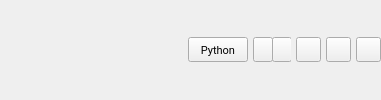
                 <widget class="QWidget" name="page_5">
                  <layout class="QGridLayout" name="gridLayout_5">
                   <property name="leftMargin">
                    <number>0</number>
                   </property>
                   <property name="topMargin">
                    <number>0</number>
                   </property>
                   <property name="rightMargin">
                    <number>0</number>
                   </property>
                   <property name="bottomMargin">
                    <number>0</number>
                   </property>
                   <property name="horizontalSpacing">
                    <number>5</number>
                   </property>
                   <property name="verticalSpacing">
                    <number>0</number>
                   </property>
                   <item row="0" column="0">
                    <spacer name="horizontalSpacer_6">
                     <property name="orientation">
                      <enum>Qt::Horizontal</enum>
                     </property>
                     <property name="sizeHint" stdset="0">
                      <size>
                       <width>188</width>
                       <height>20</height>
                      </size>
                     </property>
                    </spacer>
                   </item>
                   <item row="0" column="1">
                    <widget class="QPushButton" name="processId_btn">
                     <property name="minimumSize">
                      <size>
                       <width>60</width>
                       <height>25</height>
                      </size>
                     </property>
                     <property name="maximumSize">
                      <size>
                       <width>60</width>
                       <height>25</height>
                      </size>
                     </property>
                     <property name="font">
                      <font>
                       <family>Roboto</family>
                       <pointsize>8</pointsize>
                       <underline>false</underline>
                       <strikeout>false</strikeout>
                       <kerning>false</kerning>
                      </font>
                     </property>
                     <property name="cursor">
                      <cursorShape>PointingHandCursor</cursorShape>
                     </property>
                     <property name="text">
                      <string>Python</string>
                     </property>
                     <property name="icon">
                      <iconset resource="icons.qrc">
                       <normaloff>:/icons/icons/server-process.svg</normaloff>:/icons/icons/server-process.svg</iconset>
                     </property>
                     <property name="iconSize">
                      <size>
                       <width>16</width>
                       <height>16</height>
                      </size>
                     </property>
                    </widget>
                   </item>
                   <item row="0" column="2">
                    <widget class="QWidget" name="widget_7" native="true">
                     <property name="minimumSize">
                      <size>
                       <width>38</width>
                       <height>25</height>
                      </size>
                     </property>
                     <property name="maximumSize">
                      <size>
                       <width>38</width>
                       <height>25</height>
                      </size>
                     </property>
                     <layout class="QHBoxLayout" name="horizontalLayout_4">
                      <property name="spacing">
                       <number>0</number>
                      </property>
                      <property name="leftMargin">
                       <number>0</number>
                      </property>
                      <property name="topMargin">
                       <number>0</number>
                      </property>
                      <property name="rightMargin">
                       <number>0</number>
                      </property>
                      <property name="bottomMargin">
                       <number>0</number>
                      </property>
                      <item>
                       <widget class="QPushButton" name="addTerminal_btn">
                        <property name="minimumSize">
                         <size>
                          <width>20</width>
                          <height>25</height>
                         </size>
                        </property>
                        <property name="maximumSize">
                         <size>
                          <width>20</width>
                          <height>25</height>
                         </size>
                        </property>
                        <property name="cursor">
                         <cursorShape>PointingHandCursor</cursorShape>
                        </property>
                        <property name="text">
                         <string/>
                        </property>
                        <property name="icon">
                         <iconset resource="icons.qrc">
                          <normaloff>:/icons/icons/add.svg</normaloff>:/icons/icons/add.svg</iconset>
                        </property>
                        <property name="iconSize">
                         <size>
                          <width>16</width>
                          <height>16</height>
                         </size>
                        </property>
                       </widget>
                      </item>
                      <item>
                       <widget class="QPushButton" name="launchProfile_btn">
                        <property name="minimumSize">
                         <size>
                          <width>20</width>
                          <height>25</height>
                         </size>
                        </property>
                        <property name="maximumSize">
                         <size>
                          <width>20</width>
                          <height>25</height>
                         </size>
                        </property>
                        <property name="cursor">
                         <cursorShape>PointingHandCursor</cursorShape>
                        </property>
                        <property name="text">
                         <string/>
                        </property>
                        <property name="icon">
                         <iconset resource="icons.qrc">
                          <normaloff>:/icons/icons/chevron-down.svg</normaloff>:/icons/icons/chevron-down.svg</iconset>
                        </property>
                        <property name="iconSize">
                         <size>
                          <width>12</width>
                          <height>12</height>
                         </size>
                        </property>
                       </widget>
                      </item>
                     </layout>
                    </widget>
                   </item>
                   <item row="0" column="3">
                    <widget class="QPushButton" name="splitTerminal">
                     <property name="minimumSize">
                      <size>
                       <width>25</width>
                       <height>25</height>
                      </size>
                     </property>
                     <property name="maximumSize">
                      <size>
                       <width>25</width>
                       <height>25</height>
                      </size>
                     </property>
                     <property name="cursor">
                      <cursorShape>PointingHandCursor</cursorShape>
                     </property>
                     <property name="text">
                      <string/>
                     </property>
                     <property name="icon">
                      <iconset resource="icons.qrc">
                       <normaloff>:/icons/icons/split-horizontal.svg</normaloff>:/icons/icons/split-horizontal.svg</iconset>
                     </property>
                     <property name="iconSize">
                      <size>
                       <width>16</width>
                       <height>16</height>
                      </size>
                     </property>
                    </widget>
                   </item>
                   <item row="0" column="4">
                    <widget class="QPushButton" name="killTerminal_btn">
                     <property name="minimumSize">
                      <size>
                       <width>25</width>
                       <height>25</height>
                      </size>
                     </property>
                     <property name="maximumSize">
                      <size>
                       <width>25</width>
                       <height>25</height>
                      </size>
                     </property>
                     <property name="cursor">
                      <cursorShape>PointingHandCursor</cursorShape>
                     </property>
                     <property name="text">
                      <string/>
                     </property>
                     <property name="icon">
                      <iconset resource="icons.qrc">
                       <normaloff>:/icons/icons/trash.svg</normaloff>:/icons/icons/trash.svg</iconset>
                     </property>
                     <property name="iconSize">
                      <size>
                       <width>16</width>
                       <height>16</height>
                      </size>
                     </property>
                    </widget>
                   </item>
                   <item row="0" column="5">
                    <widget class="QPushButton" name="moreActions_btn">
                     <property name="minimumSize">
                      <size>
                       <width>25</width>
                       <height>25</height>
                      </size>
                     </property>
                     <property name="maximumSize">
                      <size>
                       <width>25</width>
                       <height>25</height>
                      </size>
                     </property>
                     <property name="cursor">
                      <cursorShape>PointingHandCursor</cursorShape>
                     </property>
                     <property name="text">
                      <string/>
                     </property>
                     <property name="icon">
                      <iconset resource="icons.qrc">
                       <normaloff>:/icons/icons/more.svg</normaloff>:/icons/icons/more.svg</iconset>
                     </property>
                     <property name="iconSize">
                      <size>
                       <width>16</width>
                       <height>16</height>
                      </size>
                     </property>
                    </widget>
                   </item>
                  </layout>
                 </widget>
